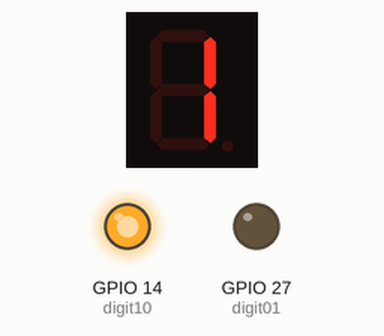
This sketch was run on a simulated ESP32. Shown: 1-digit seven-segment display, output pins drawn as LEDs (lit = HIGH). Wiring (inferred from the names in the program): 1-digit 7-segment display, segments lit when HIGH: segments GPIO 4, GPIO 0, GPIO 17, GPIO 16, GPIO 23, GPIO 19, GPIO 18, GPIO 5. The segment pins are drawn as the display they are named for; pins used as bus, display or sensor lines are not drawn.

Above: at 0.1 s.
At 1.1 s:
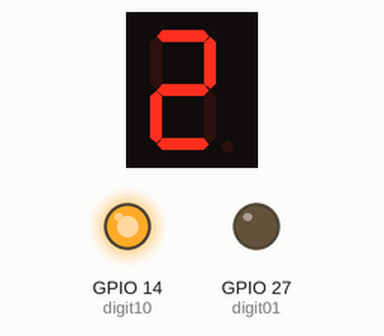
At 2.1 s:
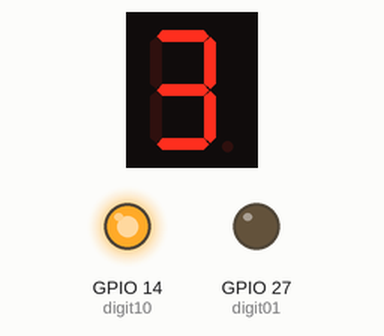

Measured:
- by itself, everything shown: repeats every 3.0 s, in 3 steps
- what the display in image 1 shows lasts 1.0 s, from 1.0 s to 2.0 s

The sketch:

Lab02-Test002.ino
```cpp
#define SegA 4
#define SegB 0
#define SegC 17
#define SegD 16
#define SegE 23
#define SegF 19
#define SegG 18
#define DP 5
#define digit10 14
#define digit01 27

void display_1()
{
	digitalWrite(SegA, LOW);
	digitalWrite(SegB, HIGH);
	digitalWrite(SegC, HIGH);
	digitalWrite(SegD, LOW);
	digitalWrite(SegE, LOW);
	digitalWrite(SegF, LOW);
	digitalWrite(SegG, LOW);
}

void display_2()
{
	digitalWrite(SegA, HIGH);
	digitalWrite(SegB, HIGH);
	digitalWrite(SegC, LOW);
	digitalWrite(SegD, HIGH);
	digitalWrite(SegE, HIGH);
	digitalWrite(SegF, LOW);
	digitalWrite(SegG, HIGH);
}

void display_3()
{
	digitalWrite(SegA, HIGH);
	digitalWrite(SegB, HIGH);
	digitalWrite(SegC, HIGH);
	digitalWrite(SegD, HIGH);
	digitalWrite(SegE, LOW);
	digitalWrite(SegF, LOW);
	digitalWrite(SegG, HIGH);
}

void setup() {
	pinMode(SegA, OUTPUT);
	pinMode(SegB, OUTPUT);
	pinMode(SegC, OUTPUT);
	pinMode(SegD, OUTPUT);
	pinMode(SegE, OUTPUT);
	pinMode(SegF, OUTPUT);
	pinMode(SegG, OUTPUT);
	pinMode(DP, OUTPUT);
	pinMode(digit10, OUTPUT);
	pinMode(digit01, OUTPUT);

	digitalWrite(digit10, HIGH);
}

void loop() {
	display_1();
	delay(1000);
	display_2();
	delay(1000);
	display_3();
	delay(1000);
}
```
